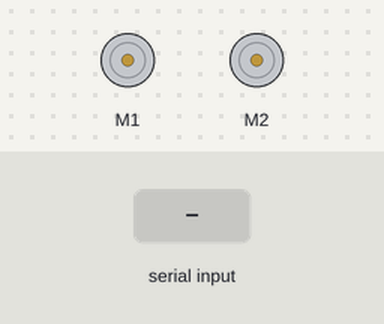
The sketch below on a simulated Arduino Uno, built with avr-gcc and run on an emulated ATmega328P. Parts: 2 × DC motor (green arrow = forward, orange = backward, longer = faster). Inputs (shaded band) come from the test bench.

Above: at 1.2 s.
1.3 s: "90,45\n" received over the second serial link
At 2.4 s:
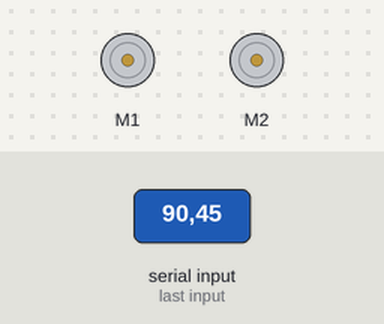
2.9 s: "30,150\n" received over the second serial link
At 3.8 s:
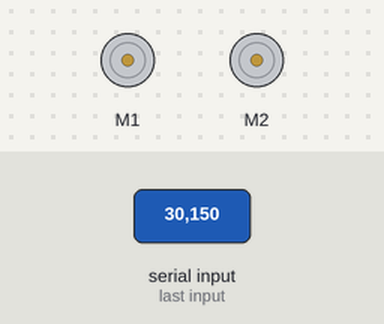
Timing chart, 0 to 5.9 s (numbered marks = the images above; inputs shaded):
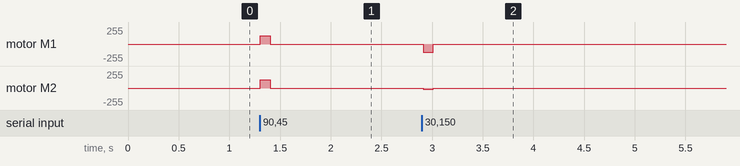

The sketch:

car2.ino
```cpp
#include <SoftwareSerial.h>// либа для блютуза
#include "AFMotor.h" // ллиба для машины

AF_DCMotor motor1(1); //
AF_DCMotor motor2(2); //

// верно для мотор шилда, для самой ардуино + 1 на номера п0ртов
// RX - цифровой вывод 9 (необходимо соединить с выводом TX другого устройства)
// TX - цифровой вывод 10 (необходимо соединить с выводом RX другого устройства)
SoftwareSerial bluetoothSerial(9, 10);

char bluetoothData[7] = {}; // полностью считанная стока.
char shitProtectionBuffer[7] = {}; // Тут будут храниться предыдущие валидные данных, в случае битой цифры будет использоваться соотвествующая отсюда.
int routePart = 0;
int speedPart = 0;
int speedDefoult = 0;
int speedLeftMotor = 0;
int speedRightMotor = 0;

void setup() {
 // Serial.begin(9600); // скорость отправки на комп сообщений (для отладки)
  bluetoothSerial.begin(9600); // скорость считывания данных с блютуза
  //Serial.println("started");
  putin();
}

void loop() {
  readIntegerFromBluetooth();
//  shitProtection();

  routePart = charToInt(bluetoothData[0]) * 100 + charToInt(bluetoothData[1]) * 10 + charToInt(bluetoothData[2]);
  speedPart = charToInt(bluetoothData[3]) * 1000 + charToInt(bluetoothData[4]) * 100 + charToInt(bluetoothData[5]) * 10 + charToInt(bluetoothData[6]);

  route();
  //  Serial.println(bluetoothData);
  delay(100);
  //  Serial.println("end");
}

// Управление -------------------------------------------------------------------------------------------

void route() {
  calcSpeed();
  choiceCirclePart();
}

void calcSpeed() {
  speedDefoult = (int)( ((float)speedPart / (float)1000) * (float)255 );
  speedLeftMotor = speedDefoult;
  speedRightMotor = speedDefoult;
}

void choiceCirclePart() {
  if (routePart <= 90) {
    circlePartZero();
  } else {
    if (routePart <= 180) {
      circlePartOne();
    } else {
      if (routePart <= 270) {
        circlePartTwo();
      } else {
        if (routePart <= 360) {
          circlePartThree();
        }
      }
    }
  }

  //Serial.print("скорость моотора 1 ");
  vivodIntVsosnole(speedLeftMotor);
 // Serial.println("");
  motor1.setSpeed(speedLeftMotor);

 // Serial.print("скорость моотора 2 ");
  vivodIntVsosnole(speedRightMotor);
 // Serial.println("");
  motor2.setSpeed(speedRightMotor);
}

void circlePartZero() {
  motor1.run(FORWARD);
//  Serial.println("мотор 1 FORWARD");
  motor2.run(FORWARD);
 // Serial.println("мотор 2 FORWARD");


  speedRightMotor = (int)( ((float)routePart / (float)90) * (float)speedRightMotor );
}

void circlePartOne() {
  motor1.run(FORWARD);
 // Serial.println("мотор 1 FORWARD");
  motor2.run(FORWARD);
  //Serial.println("мотор 2 FORWARD");

  speedLeftMotor = (int)( ((float)(180 - routePart) / (float)90) * (float)speedRightMotor );
}

void circlePartTwo() {
  motor1.run(BACKWARD);
 // Serial.println("мотор 1 BACKWARD");
  motor2.run(BACKWARD);
 // Serial.println("мотор 1 BACKWARD");

  speedLeftMotor = (int)( ((float)(routePart - 180) / (float)90) * (float)speedRightMotor );
}

void circlePartThree() {
  motor1.run(BACKWARD);
 // Serial.println("мотор 1 BACKWARD");
  motor2.run(BACKWARD);
 // Serial.println("мотор 1 BACKWARD");

  speedRightMotor = (int)( ((float)(360 - routePart) / (float)90) * (float)speedRightMotor );
}

// Все что связано со считыванием -----------------------------------------------------------------------
// метод для считывания 7-ми значного числа с блютуза
// если блюттуз отвалилися - 0 00 0000 - машина должна остановиться
//void readIntegerFromBluetooth() {
//  for (int i = 0; i < 7; i++ ) {
//    if (bluetoothSerial.available()) {
//      bluetoothData[i] = bluetoothSerial.read();
//    } else {
//      // если что то не получилось вычитать - надо остановить машину
//      putin();
//    }
//  }
//}

void readIntegerFromBluetooth() {
  if (bluetoothSerial.available()) {
    int i = 0;
    int p = 0;

    int bluetoothDataElement = bluetoothSerial.read();

    while ((bluetoothDataElement != '#') && (p != 100)) {
      if (bluetoothSerial.available()) {
        bluetoothData[i] = bluetoothDataElement;
        //Serial.print(bluetoothData[i]);

        ++i;
        bluetoothDataElement = bluetoothSerial.read();
      } else {
        // защита от вечного цикла
        ++p;
      }
    }
   // Serial.println();
  } else {
    putin();
  }
}

// ну типо путин - обнуление))0
void putin() {
  for (int j = 0; j < 7; j++ ) {
    bluetoothData[j] = '0';
    shitProtectionBuffer[j] = '0';
  }
}

// Защищает от не корректных данных из блютуза (появляются когда теребишьь пальчиком)
void shitProtection() {
  shitProtectionForZero();
  shitProtectionForOne();

  shitProtectionForDigital(2);

  shitProtectionForThree();

  shitProtectionForDigital(4);
  shitProtectionForDigital(5);
  shitProtectionForDigital(6);
}

// Защита от не корректных данных из блютуза для 0 элемента
void shitProtectionForZero() {
  switch (bluetoothData[0])
  {
    case '0':
    case '1':
    case '2':
    case '3':
      break;

    default:
      bluetoothData[0] = shitProtectionBuffer[0];
      break;
  }
}

// Защита от не корректных данных из блютуза для 1 элемента
void shitProtectionForOne() {
  switch (bluetoothData[1])
  {
    case '0':
    case '1':
    case '2':
    case '3':
    case '4':
    case '5':
      break;

    case '6':
    case '7':
    case '8':
    case '9':
      if (bluetoothData[0] == '3') {
        bluetoothData[1] = shitProtectionBuffer[1];
      }

      break;

    default:
      bluetoothData[1] = shitProtectionBuffer[1];
      break;
  }
}

// Защита от не корректных данных из блютуза для элемениа который должен быть просто цифровым (0 - 9)
void shitProtectionForDigital(int i) {
  switch (bluetoothData[i])
  {
    case '0':
    case '1':
    case '2':
    case '3':
    case '4':
    case '5':
    case '6':
    case '7':
    case '8':
    case '9':
      break;

    default:
      bluetoothData[i] = shitProtectionBuffer[i];
      break;
  }
}

// Защита от не корректных данных из блютуза для 3 элемента
void shitProtectionForThree() {
  switch (bluetoothData[3])
  {
    case '0':
    case '1':
      break;

    default:
      bluetoothData[3] = shitProtectionBuffer[3];
      break;
  }
}

void copyBluetoothDataToshitProtectionBuffer () {
  for (int j = 0; j < 7; j++ ) {
    shitProtectionBuffer[j] = bluetoothData[j];
  }
}


// Утилиты -----------------------------------------------------------
int charToInt(char ch) {
  return ch - '0';
}

// выводит в консоль числа мать их
void vivodIntVsosnole (int chisloy) {

  int ciferka = chisloy % 10;
  chisloy = chisloy / 10;

  if (chisloy > 0) {
    vivodIntVsosnole(chisloy);
  }

  char ch  = ciferka + '0';
 // Serial.print(ch);
}
```

Measured:
- after the input at 1.3 s, motor M1, motor M2: stopped → forward 123/255 at once, → stopped 0.10 s later
- after the input at 2.9 s, motor M1: stopped → backward 126/255 at once, → stopped 0.10 s later; motor M2: stopped → backward 15/255 at once, → stopped 0.10 s later
